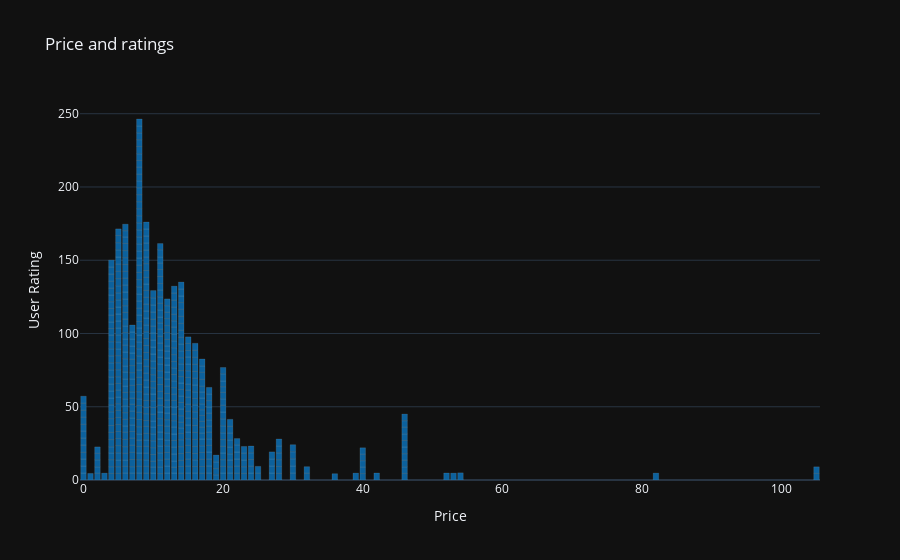

Write notebook code for a chart like this one.
### Markdown cell above
# Relationship between the Price and ratings of each user

### Code cell
#
trace = go.Bar(
                x = data["Price"],
                y = data["User Rating"],
                marker = dict(color = "#0C619D",
                        line= dict(color = "#FFFAF0" , width =0.1)))
chart_layout = go.Layout(template = "plotly_dark", title = "Price and ratings", xaxis =dict(title = "Price") , yaxis = dict(title = "User Rating"))

fig = go.Figure(data = [trace] , layout = chart_layout)
fig.show()

### Figure 1 — Plotly figure (JSON) as saved in the notebook; plotly's stock layout.template omitted (floating-point values rounded to 4 significant figures; data arrays with more than 128 entries replaced by an {"elided": "..."} marker saying what was removed)
{"data": [{"marker": {"color": "#0C619D", "line": {"color": "#FFFAF0", "width": 0.1}}, "type": "bar", "x": {"elided": "550 int values"}, "y": {"elided": "550 float values"}}], "layout": {"title": {"text": "Price and ratings"}, "xaxis": {"title": {"text": "Price"}}, "yaxis": {"title": {"text": "User Rating"}}}}
